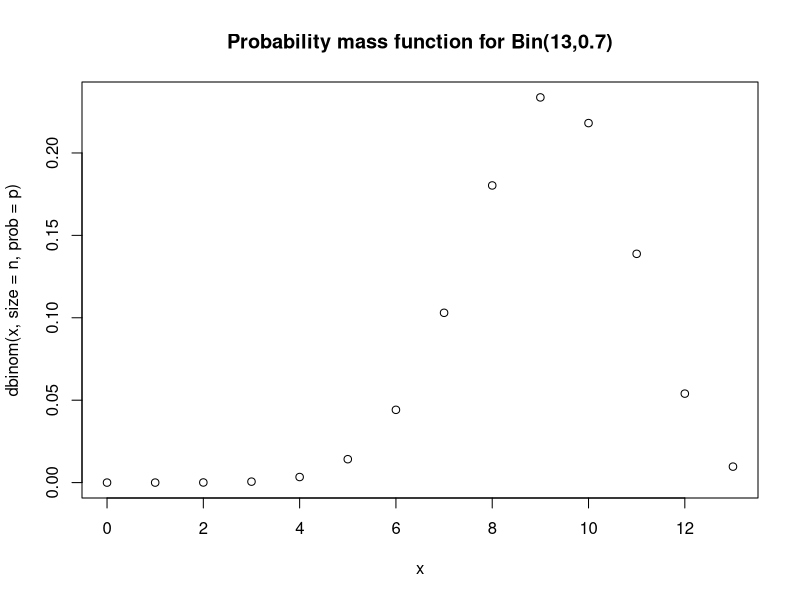
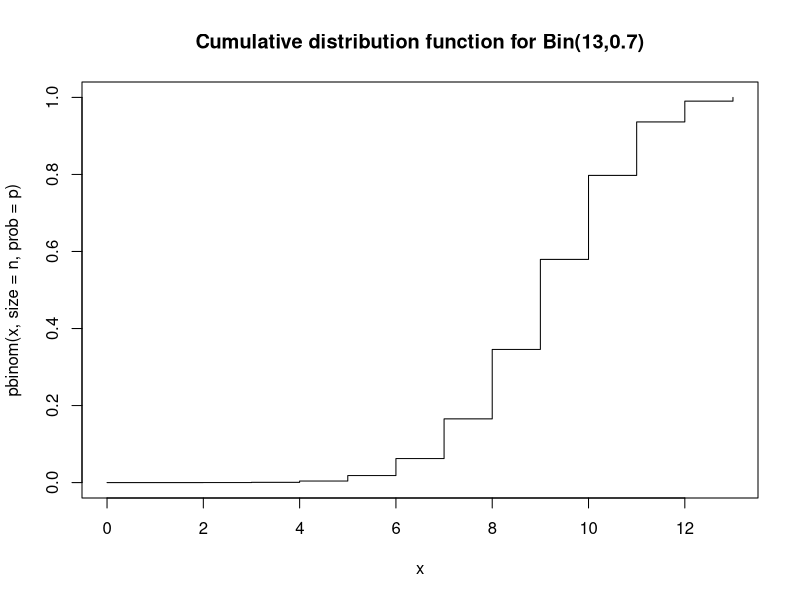
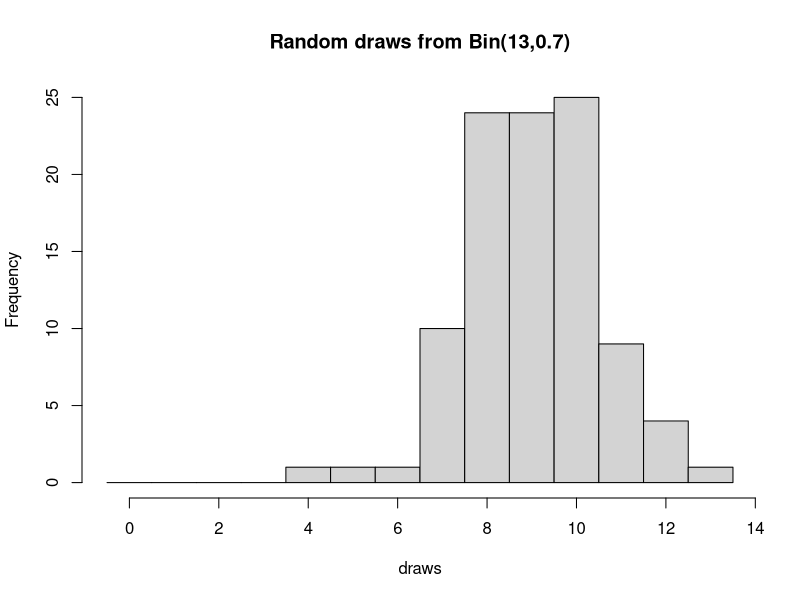
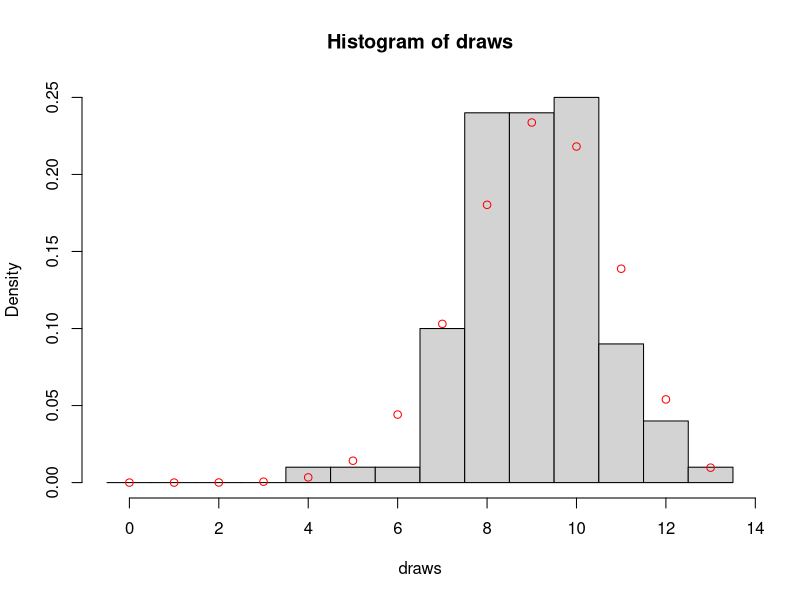
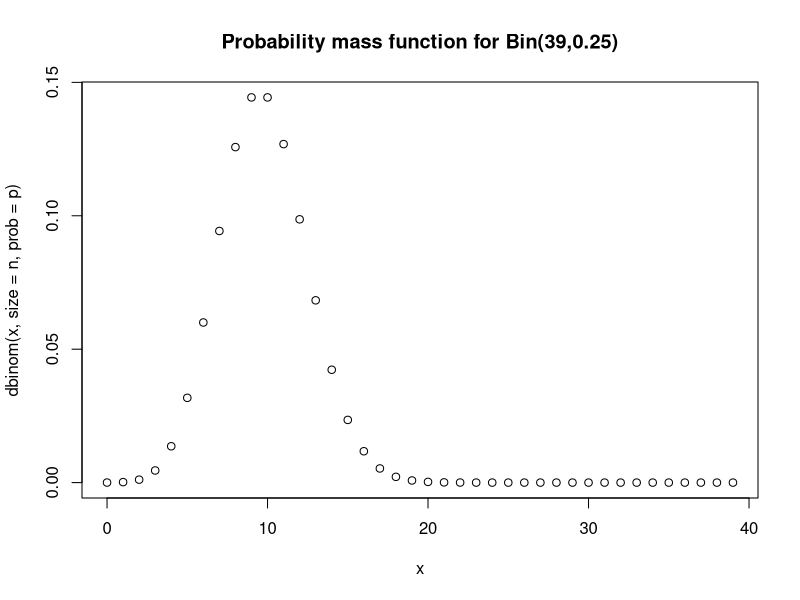
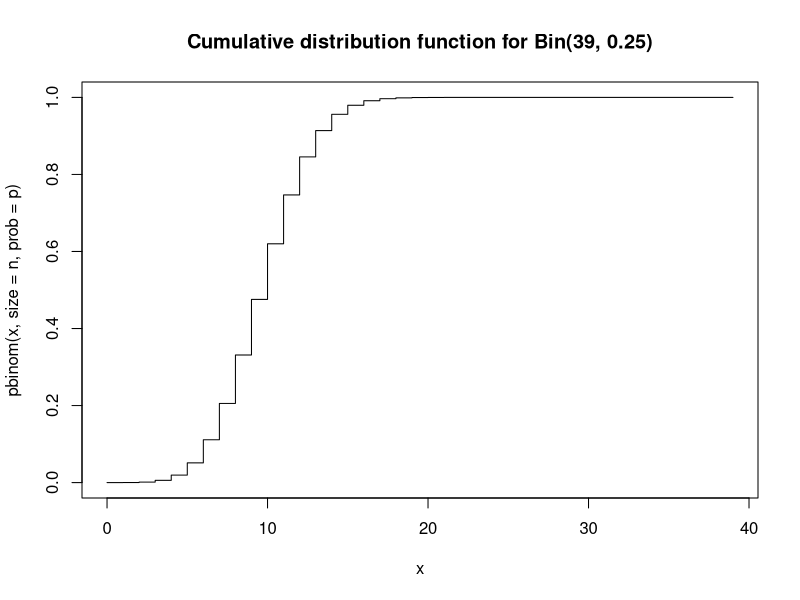
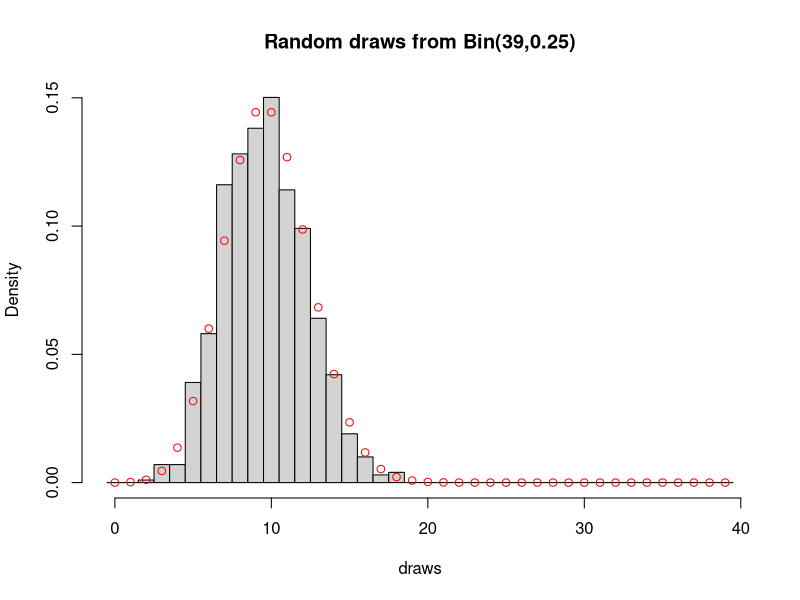
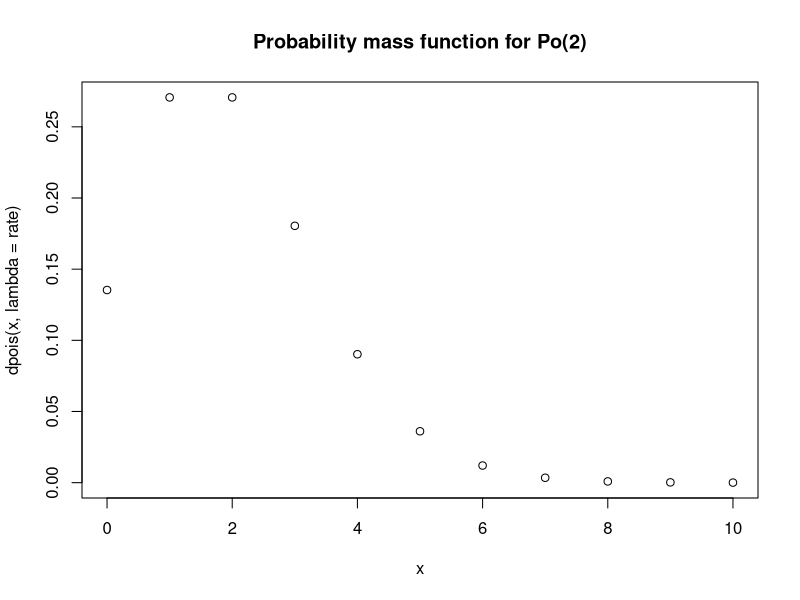

These figures' R source, in order:
## ---- chunk 1
# Author: Jarad Niemi
# Date:   2024-09-05
# Purpose: Introduce the binomial and Poisson distributions in R including
#          the use of probability mass functions, cumulative distribution 
#          functions, and random variable generation.
#-------------------------------------------------------------------------------

## ---- chunk 2
n <- 13
p <- 0.7
dbinom(6, size = n, prob = p)
## ---- chunk 3
x <- 0:n
plot(x, dbinom(x, size = n, prob = p), 
     main = "Probability mass function for Bin(13,0.7)")
## ---- chunk 4
pbinom(9, size = n, prob = p)
## ---- chunk 5
plot(x, pbinom(x, size = n, prob = p), 
     type="s", 
     main = "Cumulative distribution function for Bin(13,0.7)")
## ---- chunk 6
draws <- rbinom(100, size = n, prob = p) # draw 100
brks  <- (0:(n+1)) - 0.5
hist(draws, breaks = brks, 
     main = "Random draws from Bin(13,0.7)") 
## ---- chunk 7
hist(draws, breaks = brks, probability = TRUE)
points(x, dbinom(x, size = n, prob = p), col="red")
## ---- chunk 8
n <- 39
p <- 0.25
x <- 0:n

plot(x, dbinom(x, size = n, prob = p),                     
     main = 'Probability mass function for Bin(39,0.25)')
plot(x, pbinom(x, size = n, prob = p), type = 's', 
     main = 'Cumulative distribution function for Bin(39, 0.25)')

draws <- rbinom(999, size = n, prob = p)

brks  <- (0:(n+1)) - 0.5
hist(draws, breaks = brks,
     probability = TRUE, 
     main = "Random draws from Bin(39,0.25)")

points(x, dbinom(x, size = n, prob = p), col="red")
## ---- chunk 9
rate <- 2
x <- 0:10 # with no upper limit we need to decide on an upper limit

plot(x, dpois(x, lambda = rate), 
     main = "Probability mass function for Po(2)") 
## ---- chunk 10
plot(x, ppois(x, lambda = rate), 
     type="s", 
     main = "Cumulative distribution function for Po(2)")
## ---- chunk 11
draws <- rpois(100, lambda = rate)

hist(draws, 
     breaks = (0:(max(draws)+1)) - 0.5, 
     probability = TRUE, 
     main = "Random draws from Po(2)")

points(x, dpois(x, lambda = rate), col="red")
## ---- chunk 12
rate <- 23
x <- 5:40 # with no upper limit we need to decide on an upper limit

plot(x, dpois(x, lambda = rate), 
     main = 'Probability mass function for Po(23)')
plot(x, ppois(x, lambda = rate), type="s", 
     main = 'Cumulative distribution function for Po(23)')

draws <- rpois(999, lambda = rate) 

hist(draws, 
     breaks = (min(draws):(max(draws)+1)) - 0.5, 
     probability = TRUE, 
     main = "Random draws from Po(23)")

points(x, dpois(x, lambda = rate), col="red")
## ---- chunk 13
n <- 70
p <- 0.015

dbinom(    0, size = n, prob = p) # Probability of no failures
1 - pbinom(2, size = n, prob = p) # Probability of 3 or more sensor failures
## ---- chunk 14
rate <- n*p

dpois(    0, lambda = rate) # Approximate probability of no failures
1 - ppois(2, lambda = rate) # Approximate probability of 3 or more sensor failures
